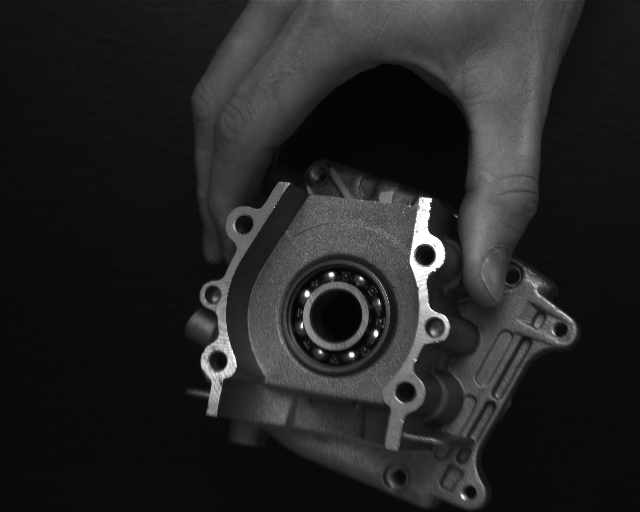
#> input picture imgs/engine_part_054.png, 640 x 512 px, found by its file name
$ python test_engine_part.py   (older library calls are emulated)
#> lines starting #> are read from the running program, lines starting #| are printed output that depends on the picture; long printed decimals are rounded
import cv2
import numpy as np

img54 = cv2.imread(r"d:\tunvision\mwwz-samples\imgs\engine_part_054.png", cv2.IMREAD_GRAYSCALE)
#> img54 is the input picture: shape (512, 640); min 3, max 255, mean 36.4
img99 = cv2.imread(r"d:\tunvision\mwwz-samples\imgs\engine_part_099.png", cv2.IMREAD_GRAYSCALE)
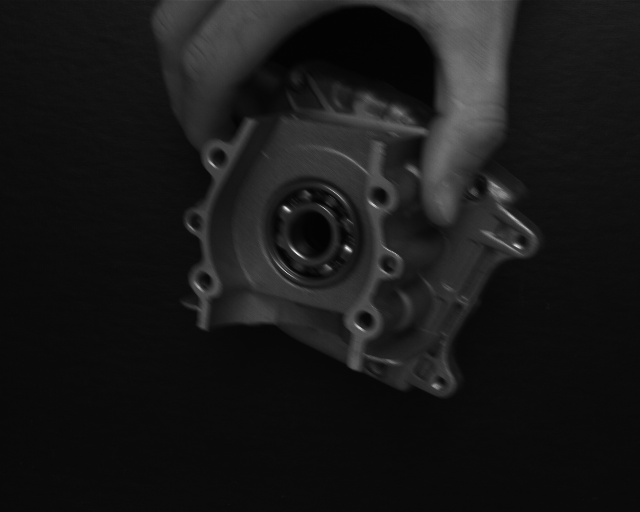
#> input picture imgs/engine_part_099.png, 640 x 512 px, found by its file name
#> img99 is the input picture: shape (512, 640); min 3, max 241, mean 23.9

print("img54 min, max, mean:", np.min(img54), np.max(img54), np.mean(img54))
#| img54 min, max, mean: 3 255 36.391
print("img99 min, max, mean:", np.min(img99), np.max(img99), np.mean(img99))
#| img99 min, max, mean: 3 241 23.905

# Check Sobel gradient magnitudes
dx54 = cv2.Sobel(img54, cv2.CV_32F, 1, 0, ksize=3)
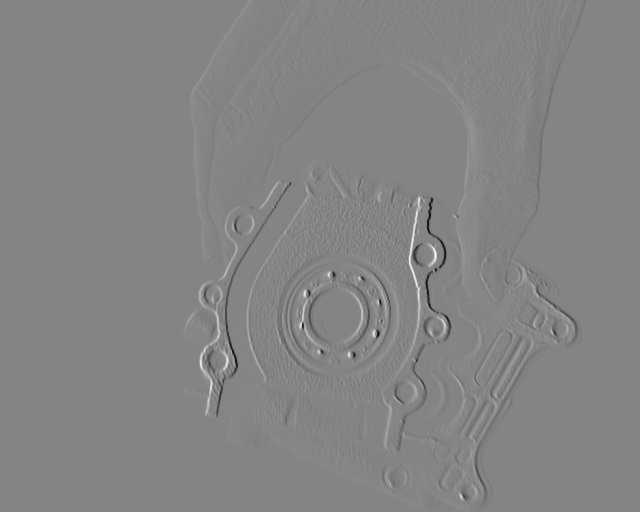
#> dx54: shape (512, 640) float32; min -926, max 856, mean 0; drawn with min black and max white
dy54 = cv2.Sobel(img54, cv2.CV_32F, 0, 1, ksize=3)
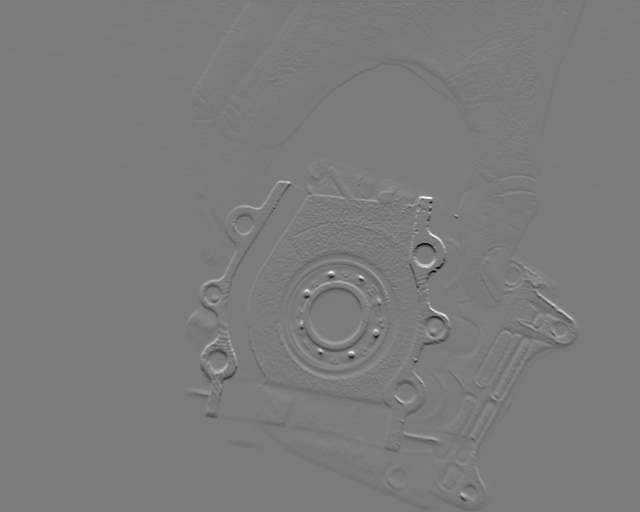
#> dy54: shape (512, 640) float32; min -847, max 898, mean -0.8; drawn with min black and max white
mag54 = np.sqrt(dx54**2 + dy54**2)
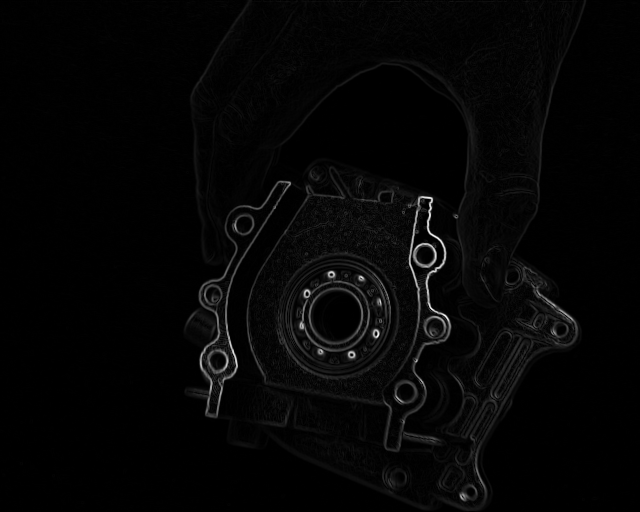
#> mag54: shape (512, 640) float32; min 0, max 977.5, mean 22.1; drawn with min black and max white

dx99 = cv2.Sobel(img99, cv2.CV_32F, 1, 0, ksize=3)
dy99 = cv2.Sobel(img99, cv2.CV_32F, 0, 1, ksize=3)
mag99 = np.sqrt(dx99**2 + dy99**2)
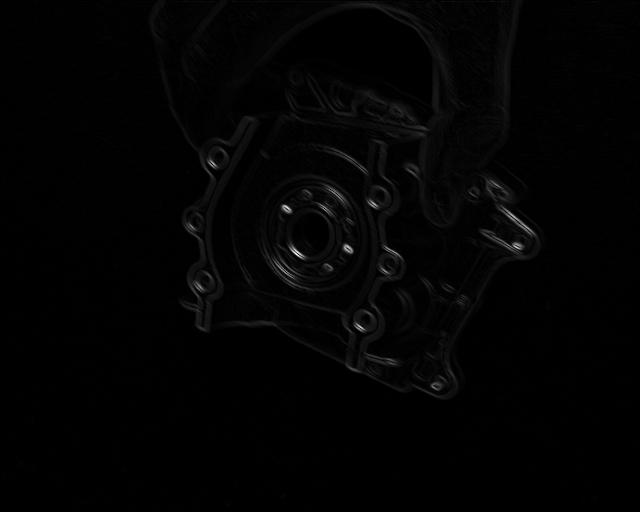
#> mag99: shape (512, 640) float32; min 0, max 786.9, mean 10.8; drawn with min black and max white

print("mag54 mean:", np.mean(mag54), "pixels > 15:", np.sum(mag54 > 15))
#| mag54 mean: 22.149 pixels > 15: 97980
print("mag99 mean:", np.mean(mag99), "pixels > 15:", np.sum(mag99 > 15))
#| mag99 mean: 10.844 pixels > 15: 54577
